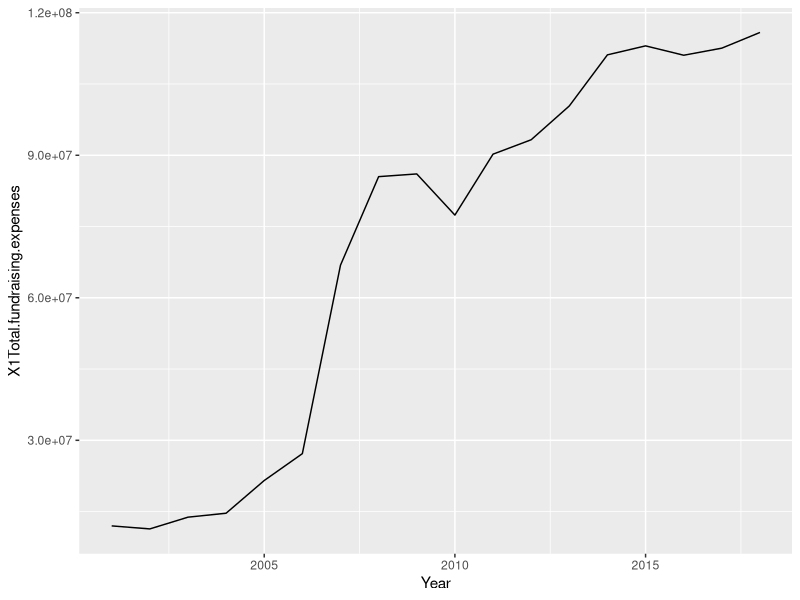
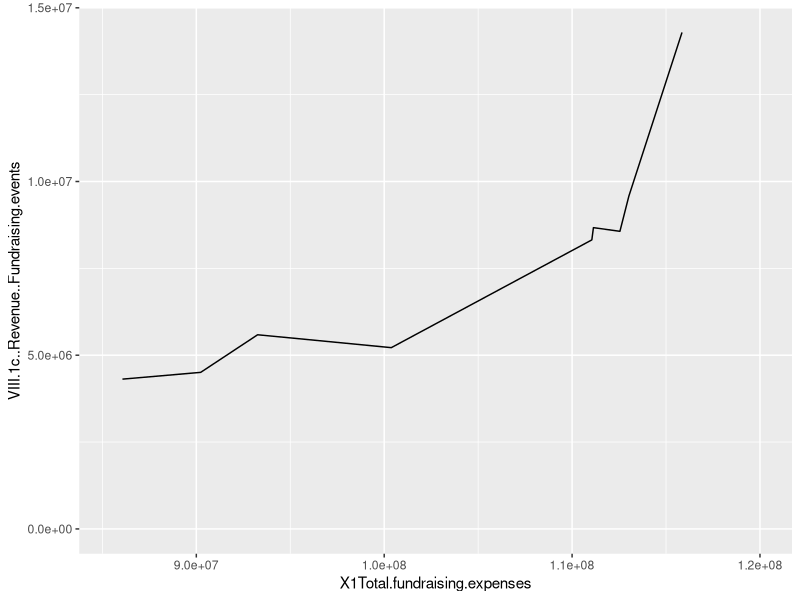
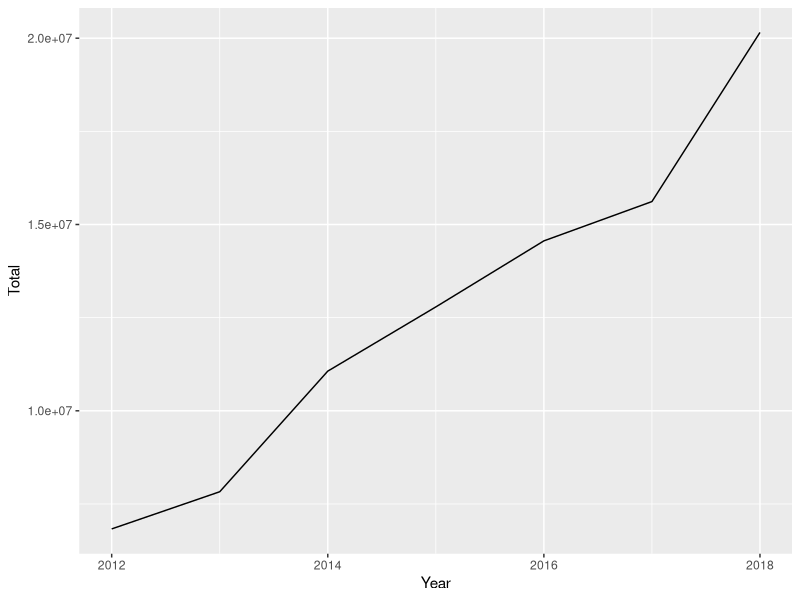

Recreate these plots in R, in order. (Note: this script raises an error after producing the figures.)
library(tidyverse)

Data <- read.csv("Form990.csv")
GivingDay <- read.csv("GivingDayData.csv")



# Fundraising Fee trend throughout the year 
p <- ggplot(data = Data, 
            aes(x = Year, y = X1Total.fundraising.expenses)
            )
p + geom_line()

# Total Fundrasing Expenses vs. Revenue from fundraising events
g <-  ggplot(data = Data, 
             aes(x = X1Total.fundraising.expenses,
                 y = VIII.1c..Revenue..Fundraising.events))

g + geom_line() + coord_cartesian(xlim=c(85495196,120000000), ylim=c(0,14290459))
  #+ xlim (85495196,120000000)

# Giving Day Revenue throughout the year
f <- ggplot(data = GivingDay, mapping = aes(x = Year, y = Total))
f + geom_line()

# Fundrasing Fee and Giving Day data on the same graph
CombData <- data.frame("Year" = Data$Year, "Fundraising" = Data$X1Total.fundraising.expenses,
                       "Giving" = GivingDay$Total)
